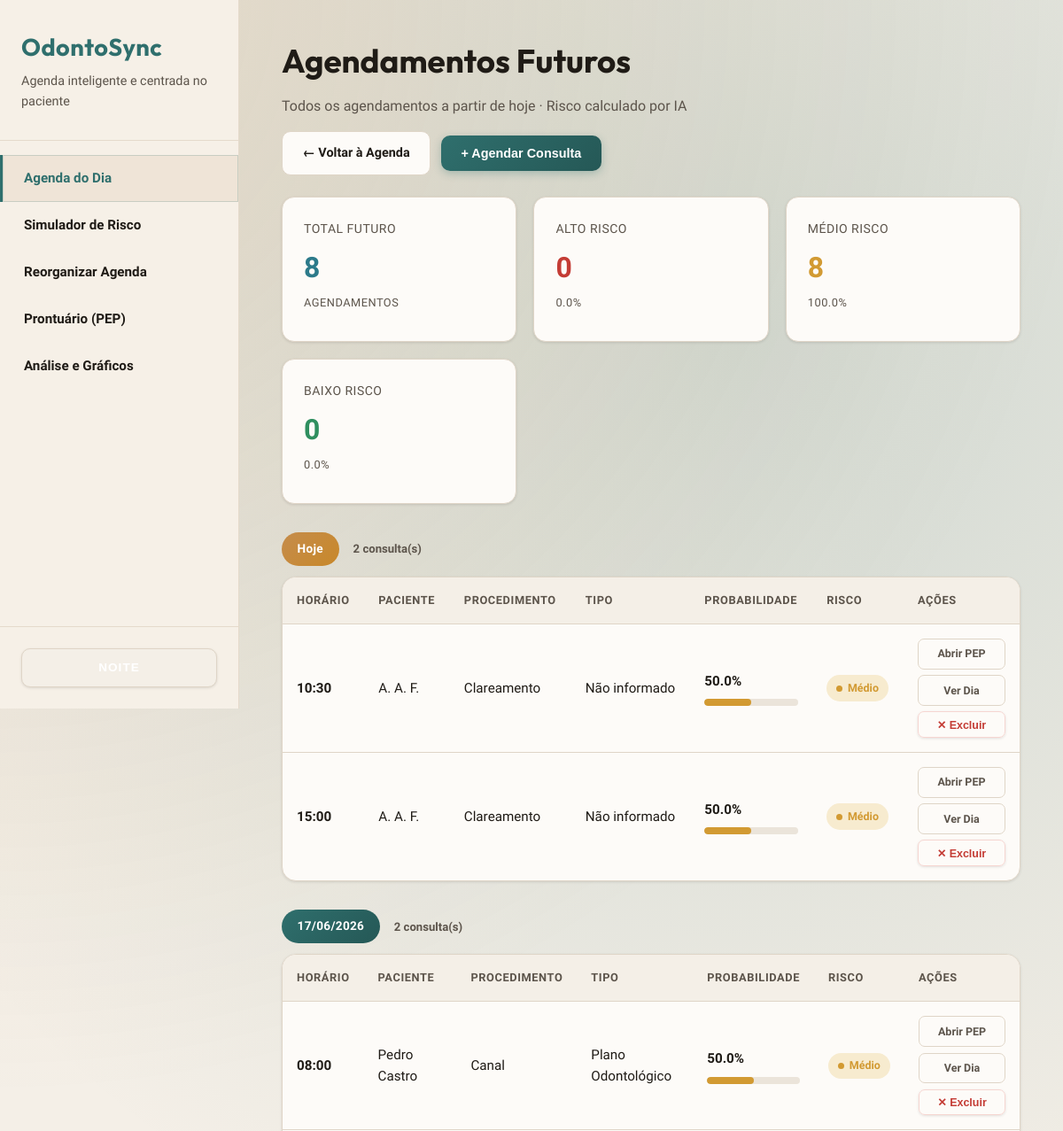
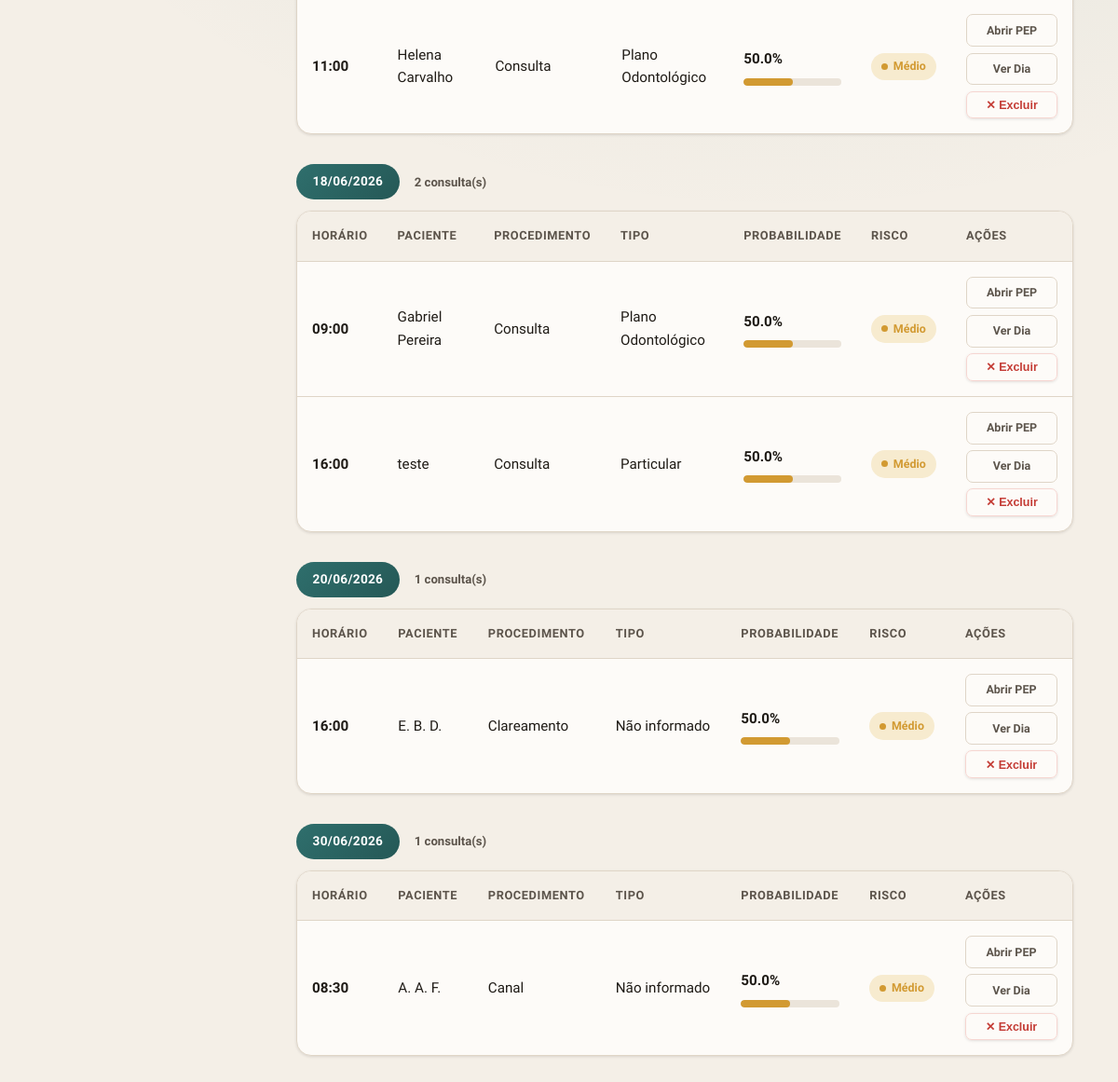
Page /agendamentos-futuros on the committed database (2 pictures, top to bottom).
### tables this page shows
CREATE TABLE pacientes (
            id TEXT PRIMARY KEY,
            nome TEXT NOT NULL,
            faixa_etaria TEXT NOT NULL,
            tipo_pagamento TEXT NOT NULL,
            faltas_anteriores INTEGER DEFAULT 0,
            taxa_historica REAL DEFAULT 0.0,
            tempo_como_paciente INTEGER DEFAULT 0,
            created_at TIMESTAMP DEFAULT CURRENT_TIMESTAMP,
            updated_at TIMESTAMP DEFAULT CURRENT_TIMESTAMP
        , fumante INTEGER DEFAULT 0, doenca_cronica INTEGER DEFAULT 0, complexidade_tratamento TEXT DEFAULT 'Baixa', photo_url TEXT);

### app/routes/agenda.py (the view)
@bp.route('/agendamentos-futuros')
def agendamentos_futuros():
    hoje = datetime.now().strftime('%Y-%m-%d')
    conn = get_connection()
    cursor = conn.cursor()
    cursor.execute('''
        SELECT c.*, p.nome, p.faixa_etaria, p.tipo_pagamento, p.faltas_anteriores,
               p.taxa_historica, p.tempo_como_paciente,
               p.fumante, p.doenca_cronica, p.complexidade_tratamento, p.photo_url
        FROM consultas c
        JOIN pacientes p ON c.paciente_id = p.id
        WHERE c.data >= ? AND c.status_atendimento IS NULL
        ORDER BY c.data ASC, c.horario ASC
    ''', (hoje,))
    todas_consultas = cursor.fetchall()
    conn.close()
    consultas_com_risco, stats = _calcular_risco_consultas(todas_consultas) if todas_consultas else ([], {'total': 0, 'alto_risco': 0, 'medio_risco': 0, 'baixo_risco': 0})
    from collections import OrderedDict
    consultas_por_data = OrderedDict()
    for c in consultas_com_risco:
        d = c['data']
        if d not in consultas_por_data:
            consultas_por_data[d] = []
        consultas_por_data[d].append(c)
    datas_disponiveis = get_datas_com_consultas(hoje)
    return render_template(
        'agendamentos_futuros.html',
        consultas_por_data=consultas_por_data,
        stats=stats,
        hoje=hoje,
        datas_disponiveis=datas_disponiveis,
        active_page='agenda'
    )

### app/ml/inferencia.py (called while the page is built)
def carregar_modelo():
    global _modelo, _encoders
    if _modelo is None or _encoders is None:
        if not os.path.exists(Config.MODELO_PATH):
            raise FileNotFoundError(
                f"Modelo não encontrado em {Config.MODELO_PATH}. "
                "Execute primeiro: python -m app.ml.treinar"
            )
        _modelo = joblib.load(Config.MODELO_PATH)
        _encoders = joblib.load(Config.ENCODERS_PATH)
        print("[OK] Modelo e encoders carregados")
    return _modelo, _encoders

def prever_e_classificar(dados_consulta):
    probabilidade = prever_risco(dados_consulta)
    categoria, cor = classificar_risco(probabilidade)
    recomendacao = recomendar_acao(probabilidade, categoria)
    return {
        'probabilidade': round(probabilidade * 100, 1),  # Converter para %
        'probabilidade_decimal': probabilidade,
        'categoria': categoria,
        'cor': cor,
        'recomendacao': recomendacao
    }

### app/models/database.py (called while the page is built, shortened)
def _ensure_schema(conn):
    global _schema_checked
    if _schema_checked:
        return

def get_connection():
    conn = sqlite3.connect(Config.DATABASE_PATH)
    conn.row_factory = sqlite3.Row  # Permite acessar colunas por nome
    _ensure_schema(conn)
    return conn

def get_datas_com_consultas(data_inicio=None):
    conn = get_connection()
    cursor = conn.cursor()
    if data_inicio:
        cursor.execute(
            'SELECT DISTINCT data FROM consultas WHERE data >= ? ORDER BY data ASC LIMIT 60',
            (data_inicio,)
        )
    else:
        cursor.execute('SELECT DISTINCT data FROM consultas ORDER BY data ASC LIMIT 60')
    rows = cursor.fetchall()
    conn.close()
    return [r['data'] for r in rows]

### app/templates/agendamentos_futuros.html (shortened to what this page needs)
{% extends "base.html" %}
{% block content %}
<div class="future-toolbar">
  <div class="page-header" style="margin-bottom:0">
    <h1 class="page-title">Agendamentos Futuros</h1>
    <p class="page-subtitle">Todos os agendamentos a partir de hoje · Risco calculado por IA</p>
  </div>
  <div class="toolbar-actions">
    <a href="/" class="btn-secondary">← Voltar à Agenda</a>
    <button class="btn-primary" onclick="abrirModalAgendar()">+ Agendar Consulta</button>
  </div>
</div>
<div class="stats-grid">
  <div class="stat-card info">
    <div class="stat-label">Total Futuro</div>
    <div class="stat-value">{{ stats.total }}</div>
    {% if stats.total > 0 %}<div class="stat-label">agendamentos</div>{% endif %}
  </div>
  <div class="stat-card danger">
    <div class="stat-label">Alto Risco</div>
    <div class="stat-value">{{ stats.alto_risco }}</div>
    {% if stats.total > 0 %}<div class="stat-label">{{ ((stats.alto_risco / stats.total) * 100) | round(1) }}%</div>{% endif %}
  </div>
  <div class="stat-card warning">
    <div class="stat-label">Médio Risco</div>
    <div class="stat-value">{{ stats.medio_risco }}</div>
    {% if stats.total > 0 %}<div class="stat-label">{{ ((stats.medio_risco / stats.total) * 100) | round(1) }}%</div>{% endif %}
  </div>
  <div class="stat-card success">
    <div class="stat-label">Baixo Risco</div>
    <div class="stat-value">{{ stats.baixo_risco }}</div>
    {% if stats.total > 0 %}<div class="stat-label">{{ ((stats.baixo_risco / stats.total) * 100) | round(1) }}%</div>{% endif %}
  </div>
</div>
{% if consultas_por_data %}
  {% for data, consultas in consultas_por_data.items() %}
  <div class="date-group">
    <div class="date-group-header">
      <span class="date-badge {% if data == hoje %}hoje{% endif %}">
        {% if data == hoje %}Hoje{% else %}{{ data[8:10] }}/{{ data[5:7] }}/{{ data[0:4] }}{% endif %}
      </span>
      <span class="date-count">{{ consultas|length }} consulta(s)</span>
    </div>
    <div class="table-container">
      <table>
        <thead>
          <tr>
            <th>Horário</th>
            <th>Paciente</th>
            <th>Procedimento</th>
            <th>Tipo</th>
            <th class="risco-cell">Probabilidade</th>
            <th>Risco</th>
            <th class="action-cell">Ações</th>
          </tr>
        </thead>
        <tbody>
          {% for c in consultas %}
          <tr id="fut-row-{{ c.id }}">
            <td>
              <strong>{{ c.horario }}</strong>
            </td>
            <td>{{ c.nome }}</td>
            <td>{{ c.procedimento }}</td>
            <td>{{ c.tipo_pagamento }}</td>
            <td class="risco-cell">
              <strong>{{ c.risco.probabilidade }}%</strong>
              <div class="progress-bar">
                <div class="progress-fill {{ c.risco.cor }}"
                     style="width: {{ c.risco.probabilidade }}%"></div>
              </div>
            </td>
            <td>
              <span class="risk-chip {{ c.risco.cor }}">
                <span class="risk-dot"></span>{{ c.risco.categoria }}
              </span>
            </td>
            <td class="action-cell">
              <div class="action-group">
                <a href="/prontuario/{{ c.paciente_id }}" class="action-btn ghost">Abrir PEP</a>
                <a href="/?data={{ c.data }}" class="action-btn ghost">Ver Dia</a>
                <button class="action-btn danger-ghost"
                        onclick="excluirConsulta({{ c.id }})">✕ Excluir</button>
              </div>
            </td>
          </tr>
          {% endfor %}
        </tbody>
      </table>
    </div>
  </div>
  {% endfor %}
{% endif %}
{% endblock %}

### app/static/css/style.css (style rules this page uses)
:root { --bg-primary: #fdfbf8; --bg-secondary: #f4efe7; --bg-tertiary: #ebe4da; --text-primary: #1f1b16; --text-secondary: #5c544b; --border-color: #dfd5c7; --accent-primary: #2f6f6d; --accent-hover: #255856; --accent-secondary: #c58c4b; --danger: #c43c35; --danger-bg: #f6d6d1; --warning: #d29a32; --warning-bg: #f7ebcf; --success: #2f8f5f; --success-bg: #d7eee2; --info: #2c7a8a; --info-bg: #d4ecf0; --sidebar-bg: #f6f0e7; --sidebar-border: #e5dacb; --sidebar-text: var(--text-primary); --sidebar-hover: #efe4d7; --shadow-sm: 0 1px 3px rgba(31, 27, 22, 0.12); --shadow-md: 0 8px 16px rgba(31, 27, 22, 0.12); --shadow-lg: 0 16px 32px rgba(31, 27, 22, 0.16); --font-heading: 'Outfit', 'Helvetica Neue', Arial, sans-serif; --font-body: 'Source Sans 3', 'Helvetica Neue', Arial, sans-serif; --font-mono: 'Outfit', monospace; --transition: color 0.2s ease, background-color 0.2s ease, border-color 0.2s ease, box-shadow 0.2s ease, transform 0.2s ease; }
* { margin: 0; padding: 0; box-sizing: border-box; }
body { font-family: var(--font-body); background-color: var(--bg-secondary); color: var(--text-primary); line-height: 1.6; display: flex; min-height: 100vh; transition: background-color 0.2s ease, color 0.2s ease; background-image: radial-gradient(circle at top left, rgba(197, 140, 75, 0.18), transparent 45%), radial-gradient(circle at 70% 15%, rgba(47, 111, 109, 0.18), transparent 50%); }
.page-header { margin-bottom: 2rem; }
.page-title { font-size: 2.3rem; font-weight: 700; color: var(--text-primary); margin-bottom: 0.5rem; font-family: var(--font-heading); }
.page-subtitle { font-size: 1rem; color: var(--text-secondary); }
.stats-grid { display: grid; grid-template-columns: repeat(auto-fit, minmax(210px, 1fr)); gap: 1.2rem; margin-bottom: 2rem; }
.stat-card { background-color: var(--bg-primary); padding: 1.5rem; border-radius: 14px; border: 1px solid var(--border-color); box-shadow: var(--shadow-sm); transition: var(--transition); position: relative; overflow: hidden; }
.stat-card::after { content: ''; position: absolute; inset: 0; background: linear-gradient(120deg, transparent, rgba(47, 111, 109, 0.08)); opacity: 0; transition: opacity 0.2s ease; }
.stat-label { font-size: 0.875rem; color: var(--text-secondary); font-weight: 500; text-transform: uppercase; letter-spacing: 0.5px; margin-bottom: 0.5rem; }
.stat-card .stat-label:last-child { margin-top: 0.25rem; font-size: 0.8rem; }
.stat-value { font-size: 2rem; font-weight: 700; color: var(--text-primary); }
.stat-card.danger .stat-value { color: var(--danger); }
.stat-card.warning .stat-value { color: var(--warning); }
.stat-card.success .stat-value { color: var(--success); }
.stat-card.info .stat-value { color: var(--info); }
.table-container { background-color: var(--bg-primary); border-radius: 16px; border: 1px solid var(--border-color); overflow: hidden; box-shadow: var(--shadow-sm); }
table { width: 100%; border-collapse: collapse; }
thead { background-color: var(--bg-secondary); border-bottom: 1px solid var(--border-color); }
th { padding: 1rem; text-align: left; font-weight: 700; font-size: 0.8rem; color: var(--text-secondary); text-transform: uppercase; letter-spacing: 0.6px; }
td { padding: 1rem; border-bottom: 1px solid var(--border-color); color: var(--text-primary); font-size: 0.95rem; }
tr:last-child td { border-bottom: none; }
tbody tr { transition: var(--transition); }
.progress-bar { height: 8px; background-color: var(--bg-tertiary); border-radius: 4px; overflow: hidden; margin-top: 0.5rem; }
.progress-fill { height: 100%; border-radius: 4px; transition: width 0.5s ease; }
.progress-fill.warning { background-color: var(--warning); }
button { padding: 0.9rem 2rem; background-color: var(--accent-primary); color: white; border: none; border-radius: 10px; font-size: 0.95rem; font-weight: 600; cursor: pointer; transition: var(--transition); box-shadow: var(--shadow-sm); }
.page-header { animation: rise-in 0.5s ease both; }
.stats-grid .stat-card, .cards-grid .card, .table-container, .result-card, .form-container, .grafico { animation: rise-in 0.5s ease both; }
.stats-grid .stat-card:nth-child(1) { animation-delay: 0.05s; }
.stats-grid .stat-card:nth-child(2) { animation-delay: 0.1s; }
.stats-grid .stat-card:nth-child(3) { animation-delay: 0.15s; }
.stats-grid .stat-card:nth-child(4) { animation-delay: 0.2s; }

### rows in the picture
pacientes: horario "10:30", nome "A. A. F.", procedimento "Clareamento", tipo_pagamento "Não informado", risco.probabilidade "50.0", risco.categoria "Médio", horario "15:00", horario "08:30", procedimento "Canal"
pacientes: horario "08:00", nome "Pedro Castro", procedimento "Canal", tipo_pagamento "Plano Odontológico", risco.probabilidade "50.0", risco.categoria "Médio"
pacientes: horario "11:00", nome "Helena Carvalho", procedimento "Consulta", tipo_pagamento "Plano Odontológico", risco.probabilidade "50.0", risco.categoria "Médio"
pacientes: horario "09:00", nome "Gabriel Pereira", procedimento "Consulta", tipo_pagamento "Plano Odontológico", risco.probabilidade "50.0", risco.categoria "Médio"
pacientes: horario "16:00", nome "teste", procedimento "Consulta", tipo_pagamento "Particular", risco.probabilidade "50.0", risco.categoria "Médio"
pacientes: horario "16:00", nome "E. B. D.", procedimento "Clareamento", tipo_pagamento "Não informado", risco.probabilidade "50.0", risco.categoria "Médio"

### other values in the picture
{{ stats.total }} "8"
{{ stats.alto_risco }} "0"
{{ ((stats.alto_risco / stats.total) * 100) | round(1) }} "0.0"
{{ stats.medio_risco }} "8"
{{ ((stats.medio_risco / stats.total) * 100) | round(1) }} "100.0"
{{ stats.baixo_risco }} "0"
{{ ((stats.baixo_risco / stats.total) * 100) | round(1) }} "0.0"
{{ consultas|length }} "2" "2" "2" "1" "1"
{{ data[8:10] }} "17" "18" "20" "30"
{{ data[5:7] }} "06" "06" "06" "06"
{{ data[0:4] }} "2026" "2026" "2026" "2026"
